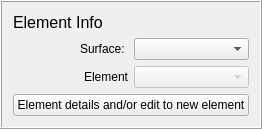
      <widget class="QFrame" name="lodFrame_4">
       <property name="frameShape">
        <enum>QFrame::Box</enum>
       </property>
       <property name="frameShadow">
        <enum>QFrame::Raised</enum>
       </property>
       <layout class="QGridLayout" name="gridLayout_15">
        <item row="0" column="0">
         <layout class="QHBoxLayout" name="horizontalLayout">
          <item>
           <layout class="QGridLayout" name="gridLayout_3">
            <item row="2" column="0">
             <widget class="QLabel" name="label_15">
              <property name="text">
               <string>Element</string>
              </property>
              <property name="alignment">
               <set>Qt::AlignRight|Qt::AlignTrailing|Qt::AlignVCenter</set>
              </property>
             </widget>
            </item>
            <item row="2" column="1">
             <widget class="QComboBox" name="comboBoxElementInfo">
              <property name="enabled">
               <bool>false</bool>
              </property>
              <property name="sizePolicy">
               <sizepolicy hsizetype="Preferred" vsizetype="Fixed">
                <horstretch>0</horstretch>
                <verstretch>0</verstretch>
               </sizepolicy>
              </property>
              <property name="toolTip">
               <string/>
              </property>
             </widget>
            </item>
            <item row="0" column="0">
             <widget class="QLabel" name="label_44">
              <property name="text">
               <string>&lt;!DOCTYPE HTML PUBLIC &quot;-//W3C//DTD HTML 4.0//EN&quot; &quot;http://www.w3.org/TR/REC-html40/strict.dtd&quot;&gt;
&lt;html&gt;&lt;head&gt;&lt;meta name=&quot;qrichtext&quot; content=&quot;1&quot; /&gt;&lt;style type=&quot;text/css&quot;&gt;
p, li { white-space: pre-wrap; }
&lt;/style&gt;&lt;/head&gt;&lt;body style=&quot; font-family:'MS Shell Dlg 2'; font-size:8pt; font-weight:400; font-style:normal;&quot;&gt;
&lt;p style=&quot; margin-top:0px; margin-bottom:0px; margin-left:0px; margin-right:0px; -qt-block-indent:0; text-indent:0px;&quot;&gt;&lt;span style=&quot; font-size:12pt;&quot;&gt;Element Info&lt;/span&gt;&lt;/p&gt;&lt;/body&gt;&lt;/html&gt;</string>
              </property>
             </widget>
            </item>
            <item row="1" column="0">
             <widget class="QLabel" name="label_14">
              <property name="text">
               <string>Surface: </string>
              </property>
              <property name="alignment">
               <set>Qt::AlignRight|Qt::AlignTrailing|Qt::AlignVCenter</set>
              </property>
             </widget>
            </item>
            <item row="1" column="1">
             <widget class="QComboBox" name="comboBoxSurface">
              <property name="enabled">
               <bool>true</bool>
              </property>
              <property name="sizePolicy">
               <sizepolicy hsizetype="Preferred" vsizetype="Fixed">
                <horstretch>0</horstretch>
                <verstretch>0</verstretch>
               </sizepolicy>
              </property>
              <property name="toolTip">
               <string/>
              </property>
              <property name="currentIndex">
               <number>-1</number>
              </property>
              <item>
               <property name="text">
                <string>Building</string>
               </property>
              </item>
              <item>
               <property name="text">
                <string>Paved</string>
               </property>
              </item>
              <item>
               <property name="text">
                <string>Evergreen Tree</string>
               </property>
              </item>
              <item>
               <property name="text">
                <string>Decidous Tree</string>
               </property>
              </item>
              <item>
               <property name="text">
                <string>Grass</string>
               </property>
              </item>
              <item>
               <property name="text">
                <string>Bare Soil</string>
               </property>
              </item>
              <item>
               <property name="text">
                <string>Water</string>
               </property>
              </item>
             </widget>
            </item>
           </layout>
          </item>
         </layout>
        </item>
        <item row="1" column="0">
         <widget class="QPushButton" name="editClassButton_1">
          <property name="enabled">
           <bool>true</bool>
          </property>
          <property name="text">
           <string>Element details and/or edit to new element</string>
          </property>
         </widget>
        </item>
       </layout>
      </widget>
